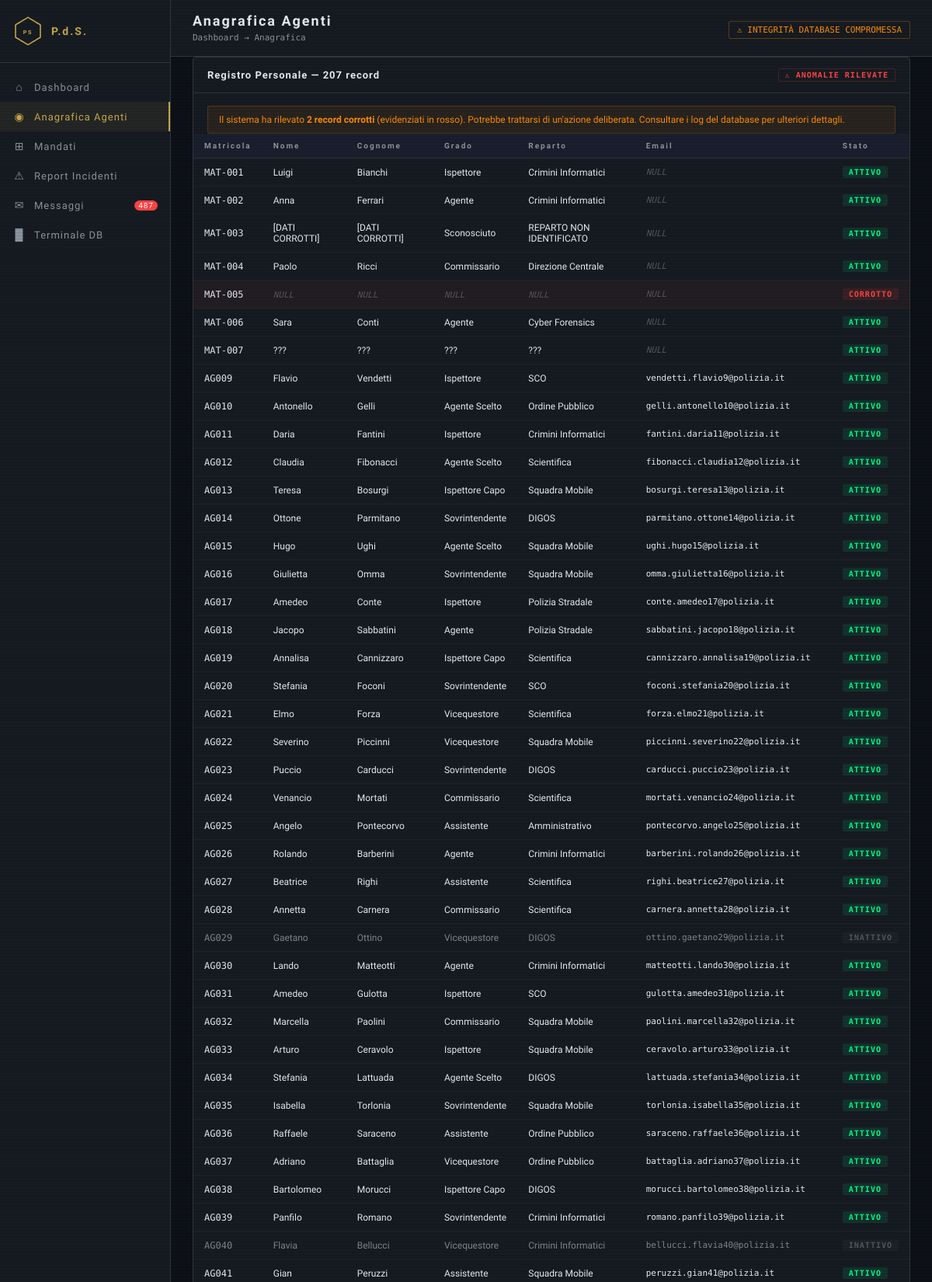
Page /polizia/anagrafica.php (signed in, upper part) on the committed database.
### tables this page shows
CREATE TABLE poliziotti (
    id              INT AUTO_INCREMENT PRIMARY KEY,
    matricola       VARCHAR(20) UNIQUE,
    nome            VARCHAR(50),
    cognome         VARCHAR(50),
    grado           VARCHAR(50),
    reparto         VARCHAR(100),
    data_assunzione DATE,
    stato           ENUM('attivo','sospeso','corrotto') DEFAULT 'attivo',
    note            TEXT,
    email           VARCHAR(100),
    telefono        VARCHAR(30),
    attivo          TINYINT(1) NOT NULL DEFAULT 1
);

### polizia/anagrafica.php (the view, shortened to what this page needs)
<?php
$pdo  = get_db();
$rows = $pdo->query("SELECT * FROM poliziotti ORDER BY id")->fetchAll();
?>
<!DOCTYPE html>
<html lang="it">
<head>
    <link rel="stylesheet" href="css/dashboard.css">
</head>
<body>
<?php include 'includes/sidebar.php'; ?>
<main class="main-content">
    <header class="top-bar">
        <div class="top-bar-left">
            <h1>Anagrafica Agenti</h1>
            <span class="breadcrumb">Dashboard → Anagrafica</span>
        </div>
        <div class="top-bar-right">
            <span class="alert-banner">⚠ INTEGRITÀ DATABASE COMPROMESSA</span>
        </div>
    </header>
    <div class="panel full-width">
        <div class="panel-header">
            <span>Registro Personale — <?= count($rows) ?> record</span>
            <span class="panel-tag error-tag">⚠ ANOMALIE RILEVATE</span>
        </div>
        <div class="table-notice">
            Il sistema ha rilevato <strong>2 record corrotti</strong> (evidenziati in rosso).
            Potrebbe trattarsi di un'azione deliberata. Consultare i log del database per ulteriori dettagli.
        </div>
        <div class="table-wrap">
            <table class="data-table">
                <thead>
                    <tr>
                        <th>Matricola</th>
                        <th>Nome</th>
                        <th>Cognome</th>
                        <th>Grado</th>
                        <th>Reparto</th>
                        <th>Email</th>
                        <th>Stato</th>
                    </tr>
                </thead>
                <tbody>
                <?php foreach ($rows as $r):
                    $corrotta = ($r['nome'] === null || $r['nome'] === '########');
                    $cls = $corrotta ? 'row-corrupted' : ($r['attivo'] ? '' : 'row-inactive');
                ?>
                    <tr class="<?= $cls ?>">
                        <td class="mono"><?= htmlspecialchars($r['matricola']) ?></td>
                        <td>
                            <?php if ($r['nome'] === null): ?>
                                <span class="null-value">NULL</span>
                            <?php elseif ($r['nome'] === '########'): ?>
                                <span class="corrupted-value">████████</span>
                            <?php else: ?>
                                <?= htmlspecialchars($r['nome']) ?>
                            <?php endif; ?>
                        </td>
                        <td>
                            <?php if ($r['cognome'] === null): ?>
                                <span class="null-value">NULL</span>
                            <?php elseif ($r['cognome'] === '########'): ?>
                                <span class="corrupted-value">████████</span>
                            <?php else: ?>
                                <?= htmlspecialchars($r['cognome']) ?>
                            <?php endif; ?>
                        </td>
                        <td><?= $r['grado'] ? htmlspecialchars($r['grado']) : '<span class="null-value">NULL</span>' ?></td>
                        <td><?= $r['reparto'] ? htmlspecialchars($r['reparto']) : '<span class="null-value">NULL</span>' ?></td>
                        <td class="mono small"><?= $r['email'] ? htmlspecialchars($r['email']) : '<span class="null-value">NULL</span>' ?></td>
                        <td>
                            <?php if ($corrotta): ?>
                                <span class="badge-status corrupted">CORROTTO</span>
                            <?php elseif ($r['attivo']): ?>
                                <span class="badge-status active">ATTIVO</span>
                            <?php else: ?>
                                <span class="badge-status inactive">INATTIVO</span>
                            <?php endif; ?>
                        </td>
                    </tr>
                <?php endforeach; ?>
                </tbody>
            </table>
        </div>
    </div>
</main>
</body>
</html>

### polizia/includes/sidebar.php (shortened to what this page needs)
<?php
$current = basename($_SERVER['PHP_SELF']);
$pdo_s   = get_db();
$n_msg   = $pdo_s->query("SELECT COUNT(*) FROM messaggi_interni WHERE letto=0")->fetchColumn();
?>
<nav class="sidebar">
    <div class="sidebar-logo">
        <svg viewBox="0 0 50 50" width="40">
            <polygon points="25,3 45,15 45,35 25,47 5,35 5,15" fill="none" stroke="#c8a84b" stroke-width="2"/>
            <text x="25" y="30" text-anchor="middle" fill="#c8a84b" font-size="9" font-weight="bold">PS</text>
        </svg>
        <span>P.d.S.</span>
    </div>
    <ul class="nav-links">
        <li><a href="dashboard.php"  class="<?= $current==='dashboard.php'  ?'active':'' ?>"><span class="nav-icon">⌂</span>Dashboard</a></li>
        <li><a href="anagrafica.php" class="<?= $current==='anagrafica.php' ?'active':'' ?>"><span class="nav-icon">◉</span>Anagrafica Agenti</a></li>
        <li><a href="mandati.php"    class="<?= $current==='mandati.php'    ?'active':'' ?>"><span class="nav-icon">⊞</span>Mandati</a></li>
        <li><a href="report.php"     class="<?= $current==='report.php'     ?'active':'' ?>"><span class="nav-icon">⚠</span>Report Incidenti</a></li>
        <li><a href="messaggi.php"   class="<?= $current==='messaggi.php'   ?'active':'' ?>">
            <span class="nav-icon">✉</span>Messaggi
            <?php if ($n_msg > 0): ?><span class="badge"><?= $n_msg ?></span><?php endif; ?>
        </a></li>
        <li><a href="terminale.php"  class="<?= $current==='terminale.php'  ?'active':'' ?>"><span class="nav-icon">█</span>Terminale DB</a></li>
    </ul>
</nav>

### polizia/css/dashboard.css (style rules this page uses)
:root { --navy: #0d1117; --navy2: #161b22; --navy3: #1a1f2e; --gold: #c8a84b; --gold2: #e8c86b; --red: #ff4444; --orange: #ff8c00; --green: #00ff88; --blue: #58a6ff; --text: #e6edf3; --muted: #8b949e; --border: #30363d; --sidebar: 220px; --mono: 'Share Tech Mono', monospace; --display: 'Oswald', sans-serif; }
*, *::before, *::after { box-sizing: border-box; margin: 0; padding: 0; }
body { background: var(--navy); color: var(--text); font-family: var(--display); min-height: 100vh; display: flex; }
.sidebar { width: var(--sidebar); background: var(--navy2); border-right: 1px solid var(--border); display: flex; flex-direction: column; position: fixed; top: 0; left: 0; bottom: 0; z-index: 100; }
.sidebar-logo { display: flex; align-items: center; gap: 10px; padding: 20px 16px; border-bottom: 1px solid var(--border); font-family: var(--display); font-weight: 700; font-size: 14px; letter-spacing: 2px; color: var(--gold); }
.nav-links { list-style: none; padding: 12px 0; flex: 1; }
.nav-links li a { display: flex; align-items: center; gap: 10px; padding: 11px 16px; color: var(--muted); text-decoration: none; font-size: 13px; letter-spacing: 1px; transition: all .2s; position: relative; }
.nav-links li a.active { color: var(--gold); background: rgba(200,168,75,.08); border-right: 2px solid var(--gold); }
.nav-icon { font-size: 14px; width: 18px; text-align: center; }
.badge { background: var(--red); color: #fff; font-size: 10px; padding: 1px 5px; border-radius: 10px; margin-left: auto; }
.main-content { margin-left: var(--sidebar); flex: 1; padding: 0; display: flex; flex-direction: column; min-height: 100vh; }
.top-bar { display: flex; justify-content: space-between; align-items: center; padding: 16px 28px; background: var(--navy2); border-bottom: 1px solid var(--border); position: sticky; top: 0; z-index: 50; }
.top-bar-left h1 { font-size: 18px; font-weight: 600; letter-spacing: 2px; }
.breadcrumb { font-family: var(--mono); font-size: 11px; color: var(--muted); }
.alert-banner { font-family: var(--mono); font-size: 11px; color: var(--orange); padding: 4px 10px; border: 1px solid rgba(255,140,0,.3); border-radius: 2px; animation: blink-border 2s ease-in-out infinite; }
.panel { background: var(--navy2); border: 1px solid var(--border); border-radius: 4px; }
.panel.full-width { margin: 0 28px 28px; }
.panel-header { display: flex; justify-content: space-between; align-items: center; padding: 14px 18px; border-bottom: 1px solid var(--border); font-size: 13px; font-weight: 600; letter-spacing: 1px; }
.panel-tag { font-family: var(--mono); font-size: 10px; color: var(--green); padding: 2px 8px; border: 1px solid rgba(0,255,136,.2); border-radius: 2px; }
.panel-tag.error-tag { color: var(--red); border-color: rgba(255,68,68,.2); }
.table-wrap { overflow-x: auto; }
.table-notice { margin: 16px 18px 0; padding: 10px 14px; background: rgba(255,140,0,.08); border: 1px solid rgba(255,140,0,.2); border-radius: 3px; font-size: 12px; color: var(--orange); }
.data-table { width: 100%; border-collapse: collapse; font-size: 12px; margin: 0; }
.data-table th { padding: 10px 14px; text-align: left; font-size: 10px; letter-spacing: 2px; color: var(--muted); border-bottom: 1px solid var(--border); white-space: nowrap; background: var(--navy3); }
.data-table td { padding: 10px 14px; border-bottom: 1px solid rgba(255,255,255,.04); vertical-align: middle; }
.row-corrupted td { background: rgba(255,68,68,.05) !important; }
.row-inactive td { opacity: .5; }
.null-value { color: #555; font-family: var(--mono); font-style: italic; font-size: 11px; }
.mono { font-family: var(--mono); }
.small { font-size: 11px; }
.badge-status { display: inline-block; padding: 2px 8px; border-radius: 2px; font-family: var(--mono); font-size: 10px; font-weight: bold; letter-spacing: 1px; }
.badge-status.active { background: rgba(0,255,136,.1); color: var(--green); }
.badge-status.inactive { background: rgba(139,148,158,.1); color: var(--muted); }
.badge-status.corrupted { background: rgba(255,68,68,.1); color: var(--red); }

### rows in the picture
poliziotti: matricola "MAT-001", nome "Luigi", cognome "Bianchi", grado "Ispettore", reparto "Crimini Informatici", shows "NULL", attivo "ATTIVO"
poliziotti: matricola "MAT-002", nome "Anna", cognome "Ferrari", grado "Agente", reparto "Crimini Informatici", shows "NULL", attivo "ATTIVO"
poliziotti: matricola "MAT-003", nome "[DATI CORROTTI]", cognome "[DATI CORROTTI]", grado "Sconosciuto", reparto "REPARTO NON IDENTIFICATO", shows "NULL", attivo "ATTIVO"
poliziotti: matricola "MAT-004", nome "Paolo", cognome "Ricci", grado "Commissario", reparto "Direzione Centrale", shows "NULL", attivo "ATTIVO"
poliziotti: matricola "MAT-005", shows "NULL", shows "CORROTTO"
poliziotti: matricola "MAT-006", nome "Sara", cognome "Conti", grado "Agente", reparto "Cyber Forensics", shows "NULL", attivo "ATTIVO"
poliziotti: matricola "MAT-007", nome "???", cognome "???", grado "???", reparto "???", shows "NULL", attivo "ATTIVO"
poliziotti: matricola "AG009", nome "Flavio", cognome "Vendetti", grado "Ispettore", reparto "SCO", email "vendetti.flavio9@polizia.it", attivo "ATTIVO"
poliziotti: matricola "AG010", nome "Antonello", cognome "Gelli", grado "Agente Scelto", reparto "Ordine Pubblico", email "gelli.antonello10@polizia.it", attivo "ATTIVO"
poliziotti: matricola "AG011", nome "Daria", cognome "Fantini", grado "Ispettore", reparto "Crimini Informatici", email "fantini.daria11@polizia.it", attivo "ATTIVO"
poliziotti: matricola "AG012", nome "Claudia", cognome "Fibonacci", grado "Agente Scelto", reparto "Scientifica", email "fibonacci.claudia12@polizia.it", attivo "ATTIVO"
poliziotti: matricola "AG013", nome "Teresa", cognome "Bosurgi", grado "Ispettore Capo", reparto "Squadra Mobile", email "bosurgi.teresa13@polizia.it", attivo "ATTIVO"
poliziotti: matricola "AG014", nome "Ottone", cognome "Parmitano", grado "Sovrintendente", reparto "DIGOS", email "parmitano.ottone14@polizia.it", attivo "ATTIVO"
poliziotti: matricola "AG015", nome "Hugo", cognome "Ughi", grado "Agente Scelto", reparto "Squadra Mobile", email "ughi.hugo15@polizia.it", attivo "ATTIVO"
poliziotti: matricola "AG016", nome "Giulietta", cognome "Omma", grado "Sovrintendente", reparto "Squadra Mobile", email "omma.giulietta16@polizia.it", attivo "ATTIVO"
poliziotti: matricola "AG017", nome "Amedeo", cognome "Conte", grado "Ispettore", reparto "Polizia Stradale", email "conte.amedeo17@polizia.it", attivo "ATTIVO"
poliziotti: matricola "AG018", nome "Jacopo", cognome "Sabbatini", grado "Agente", reparto "Polizia Stradale", email "sabbatini.jacopo18@polizia.it", attivo "ATTIVO"
poliziotti: matricola "AG019", nome "Annalisa", cognome "Cannizzaro", grado "Ispettore Capo", reparto "Scientifica", email "cannizzaro.annalisa19@polizia.it", attivo "ATTIVO"
poliziotti: matricola "AG020", nome "Stefania", cognome "Foconi", grado "Sovrintendente", reparto "SCO", email "foconi.stefania20@polizia.it", attivo "ATTIVO"
poliziotti: matricola "AG021", nome "Elmo", cognome "Forza", grado "Vicequestore", reparto "Scientifica", email "forza.elmo21@polizia.it", attivo "ATTIVO"
poliziotti: matricola "AG022", nome "Severino", cognome "Piccinni", grado "Vicequestore", reparto "Squadra Mobile", email "piccinni.severino22@polizia.it", attivo "ATTIVO"
poliziotti: matricola "AG023", nome "Puccio", cognome "Carducci", grado "Sovrintendente", reparto "DIGOS", email "carducci.puccio23@polizia.it", attivo "ATTIVO"
poliziotti: matricola "AG024", nome "Venancio", cognome "Mortati", grado "Commissario", reparto "Scientifica", email "mortati.venancio24@polizia.it", attivo "ATTIVO"
poliziotti: matricola "AG025", nome "Angelo", cognome "Pontecorvo", grado "Assistente", reparto "Amministrativo", email "pontecorvo.angelo25@polizia.it", attivo "ATTIVO"
poliziotti: matricola "AG026", nome "Rolando", cognome "Barberini", grado "Agente", reparto "Crimini Informatici", email "barberini.rolando26@polizia.it", attivo "ATTIVO"
poliziotti: matricola "AG027", nome "Beatrice", cognome "Righi", grado "Assistente", reparto "Scientifica", email "righi.beatrice27@polizia.it", attivo "ATTIVO"
poliziotti: matricola "AG028", nome "Annetta", cognome "Carnera", grado "Commissario", reparto "Scientifica", email "carnera.annetta28@polizia.it", attivo "ATTIVO"
poliziotti: matricola "AG029", nome "Gaetano", cognome "Ottino", grado "Vicequestore", reparto "DIGOS", email "ottino.gaetano29@polizia.it", attivo "INATTIVO"
poliziotti: matricola "AG030", nome "Lando", cognome "Matteotti", grado "Agente", reparto "Crimini Informatici", email "matteotti.lando30@polizia.it", attivo "ATTIVO"
poliziotti: matricola "AG031", nome "Amedeo", cognome "Gulotta", grado "Ispettore", reparto "SCO", email "gulotta.amedeo31@polizia.it", attivo "ATTIVO"
poliziotti: matricola "AG032", nome "Marcella", cognome "Paolini", grado "Commissario", reparto "Squadra Mobile", email "paolini.marcella32@polizia.it", attivo "ATTIVO"
poliziotti: matricola "AG033", nome "Arturo", cognome "Ceravolo", grado "Ispettore", reparto "Squadra Mobile", email "ceravolo.arturo33@polizia.it", attivo "ATTIVO"
poliziotti: matricola "AG034", nome "Stefania", cognome "Lattuada", grado "Agente Scelto", reparto "DIGOS", email "lattuada.stefania34@polizia.it", attivo "ATTIVO"
poliziotti: matricola "AG035", nome "Isabella", cognome "Torlonia", grado "Sovrintendente", reparto "Squadra Mobile", email "torlonia.isabella35@polizia.it", attivo "ATTIVO"
poliziotti: matricola "AG036", nome "Raffaele", cognome "Saraceno", grado "Assistente", reparto "Ordine Pubblico", email "saraceno.raffaele36@polizia.it", attivo "ATTIVO"
poliziotti: matricola "AG037", nome "Adriano", cognome "Battaglia", grado "Vicequestore", reparto "Ordine Pubblico", email "battaglia.adriano37@polizia.it", attivo "ATTIVO"
poliziotti: matricola "AG038", nome "Bartolomeo", cognome "Morucci", grado "Ispettore Capo", reparto "DIGOS", email "morucci.bartolomeo38@polizia.it", attivo "ATTIVO"
poliziotti: matricola "AG039", nome "Panfilo", cognome "Romano", grado "Sovrintendente", reparto "Crimini Informatici", email "romano.panfilo39@polizia.it", attivo "ATTIVO"
poliziotti: matricola "AG040", nome "Flavia", cognome "Bellucci", grado "Vicequestore", reparto "Crimini Informatici", email "bellucci.flavia40@polizia.it", attivo "INATTIVO"
poliziotti: matricola "AG041", nome "Gian", cognome "Peruzzi", grado "Assistente", reparto "Squadra Mobile", email "peruzzi.gian41@polizia.it", attivo "ATTIVO"

### other values in the picture
$n_msg "487"
count($rows) "207"
